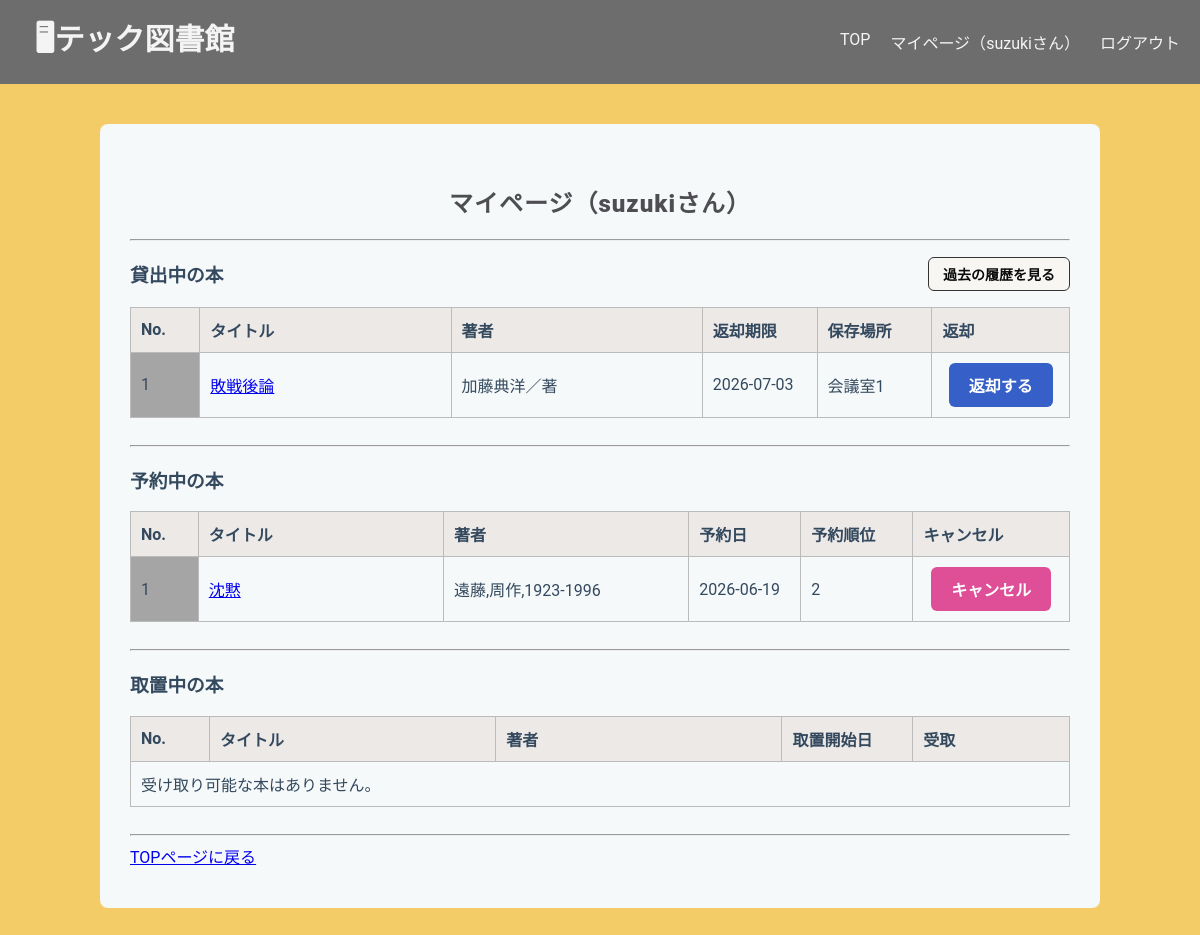
Before: /library/mypage/ (signed in) with the older database file.
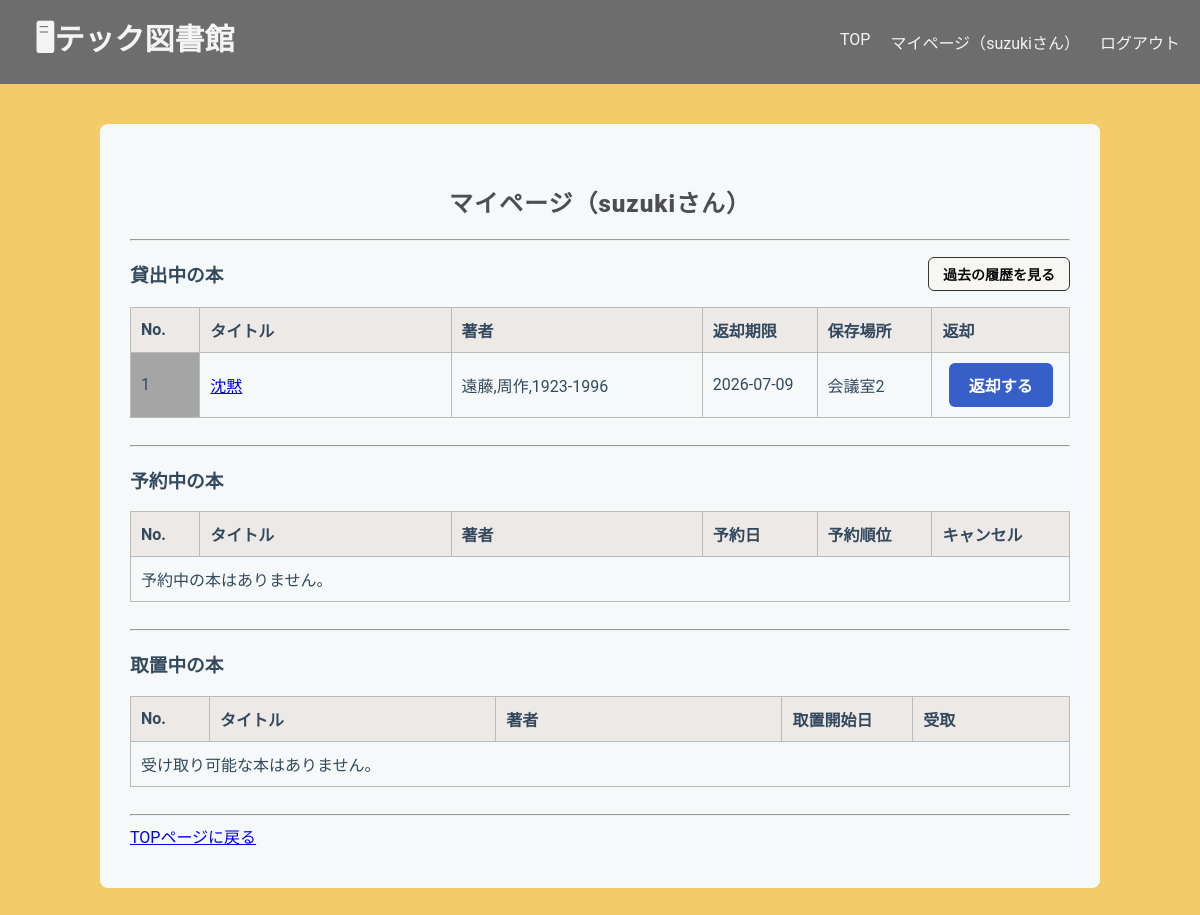
After: the same page with the newer database file.
### libraryapp/models.py (models this page shows, shortened)
class Borrow(models.Model):
    user = models.ForeignKey(User, on_delete=models.CASCADE)
    stock = models.ForeignKey(
        Stock,
        on_delete=models.PROTECT,
        related_name="borrows"
    )
    borrowed_at = models.DateTimeField(default=timezone.now)
    due_date = models.DateField()
    returned_at = models.DateTimeField(null=True, blank=True)
    class Meta:
        ordering = ["due_date"]

class Stock(models.Model):
    book = models.ForeignKey(
        Book,
        on_delete=models.CASCADE,
        related_name="stocks"
    )
    location = models.ForeignKey(
        Location,
        on_delete=models.PROTECT,
        related_name="stocks"
    )
    is_available = models.BooleanField(default=True)

class Book(models.Model):
    isbn = models.CharField(
        max_length=20,
        help_text='ISBN-10 または ISBN-13（ハイフン可）',
        verbose_name='ISBN',
        unique=True,
    )
    title = models.CharField(max_length=200, blank=True)
    author = models.CharField(max_length=200, null=True, blank=True)
    publisher = models.CharField(max_length=200, null=True, blank=True)
    publication_date = models.DateField(null=True, blank=True)
    description = models.TextField(null=True, blank=True)
    cover_url = models.URLField(null=True, blank=True)
    edition_number = models.IntegerField(default=1)

class Location(models.Model):
    name = models.CharField(max_length=100)
    def __str__(self):
        return self.name

class Reservation(models.Model):
    user = models.ForeignKey(
        User,
        on_delete=models.CASCADE,
        related_name="reservations")
    book = models.ForeignKey(
        Book,
        on_delete=models.CASCADE,
        related_name="reservations")
    reserved_at = models.DateTimeField(auto_now_add=True)
    class Meta:
        ordering = ["reserved_at"] # 先着順
        unique_together = ("user", "book")

### libraryapp/views.py (the view)
# urls.py: path('mypage/', views.MyPageView.as_view(), name='mypage'),
class MyPageView(LoginRequiredMixin, ListView):
    model = Borrow
    template_name = "libraryapp/mypage.html"
    context_object_name = "borrows"
    def get_queryset(self):
        return Borrow.objects.filter(
            user=self.request.user,
            returned_at__isnull=True
        ).select_related("stock__book")
    def get_context_data(self, **kwargs):
        context = super().get_context_data(**kwargs)
        reservations = Reservation.objects.filter(
            user=self.request.user
        ).select_related("book")
        for reservation in reservations:
            reservation.priority = Reservation.objects.filter(
                book=reservation.book,
                reserved_at__lte=reservation.reserved_at
            ).count()
        context['reservations'] = reservations
        context['hold_stocks'] = HoldStock.objects.filter(
            user=self.request.user,
            is_pickedup=False
        ).select_related("stock__book")
        return context

### templates/libraryapp/mypage.html (shortened to what this page needs)
{% extends "libraryapp/base.html" %}
{% block content %}
<h2 class="h2">マイページ（{{ user.username }}さん）</h2>
<hr>
<div class="my-borrowed-header">
<h3>貸出中の本</h3>
<a href="{% url 'borrow_history' %}"
    class="action-button2">
    過去の履歴を見る
</a>
</div>
<table border="1">
    <tr>
        <th class="number-header">No.</th>
        <th class="title">タイトル</th>
        <th class="author">著者</th>
        <th class="date">返却期限</th>
        <th class="location">保存場所</th>
        <th class="button">返却</th>
    </tr>
    {% for borrow in borrows %}
    <tr>
        <td class="number">
            {{ forloop.counter }}
        </td>
        <td>
            <a href="{% url 'book_detail' borrow.stock.book.id %}">
                {{ borrow.stock.book.title }}
            </a>
        </td>
        <td>{{ borrow.stock.book.author }}</td>
        <td>{{ borrow.due_date|date:"Y-m-d" }}</td>
        <td>{{ borrow.stock.location }}</td>
        <td class="position-center">
            <a href="{% url 'return_book' borrow.id %}"
                class="action-button3">
                返却する
            </a>
        </td>
    </tr>
    {% empty %}
    <tr>
        <td colspan="6">貸出中の本はありません。</td>
    </tr>
    {% endfor %}
</table>
<br>
<hr>
<h3>予約中の本</h3>
<table border="1">
    <tr>
        <th class="number-header">No.</th>
        <th class="title">タイトル</th>
        <th class="author">著者</th>
        <th class="date">予約日</th>
        <th class="date">予約順位</th>
        <th class="button">キャンセル</th>
    </tr>
    {% for reservation in reservations %}
    <tr>
        <td class="number">
            {{ forloop.counter }}
        </td>
        <td>
            <a href="{% url 'book_detail' reservation.book.id %}">
                {{ reservation.book.title }}
            </a>
        </td>
        <td>{{ reservation.book.author }}</td>
        <td>
            {{ reservation.reserved_at|date:"Y-m-d" }}
        </td>
        <td>
            {{ reservation.priority }}
        </td>
        <td class="position-center">
            <form method="post"
                action="{% url 'reservation_cancel' reservation.id %}">
                <button type="submit"
                    class="cancel-button">
                    キャンセル
                </button>
            </form>
        </td>
    </tr>
    {% empty %}
    <tr>
        <td colspan="6">予約中の本はありません。</td>
    </tr>
    {% endfor %}
</table>
<br>
<hr>
<h3>取置中の本</h3>
<table border="1">
    <tr>
        <th class="number-header">No.</th>
        <th class="title">タイトル</th>
        <th class="author">著者</th>
        <th class="date">取置開始日</th>
        <th class="button">受取</th>
    </tr>
    {% for hold in hold_stocks %}
    <tr>
        <td class="number">
            {{ forloop.counter }}
        </td>
        <td>
            <a href="{% url 'book_detail' hold.stock.book.id %}">
                {{ hold.stock.book.title }}
            </a>
        </td>
        <td>{{ hold.stock.book.author }}</td>
        <td>{{ hold.created_at|date:"Y-m-d" }}</td>
        <td class="position-center">
            <a href="{% url 'pickup_confirm' hold.id %}"
                class="action-button">
                受け取る
            </a>
        </td>
    </tr>
    {% empty %}
    <tr>
        <td colspan="5">受け取り可能な本はありません。</td>
    </tr>
    {% endfor %}
</table>
<br>
<hr>
<a href="{% url 'home' %}">TOPページに戻る</a>
{% endblock content %}

Changed rows visible on the page:
no longer on this page (row edited): Borrow: stock.book "敗戦後論", stock.book.author "加藤典洋／著", due_date "2026-07-03", stock.location "会議室1"
removed Reservation: book "沈黙", book.author "遠藤,周作,1923-1996", reserved_at "2026-06-19", priority "2"
added Borrow: stock.book "沈黙", stock.book.author "遠藤,周作,1923-1996", due_date "2026-07-09", stock.location "会議室2"
Other visible differences:
text now shown: "予約中の本はありません。"
